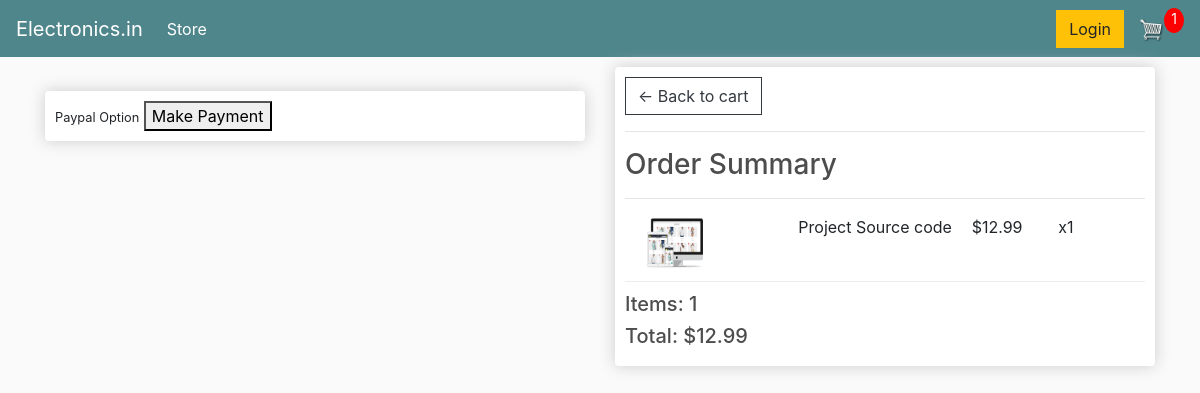
/checkout/ (signed in), run on an earlier commit of the app's database.
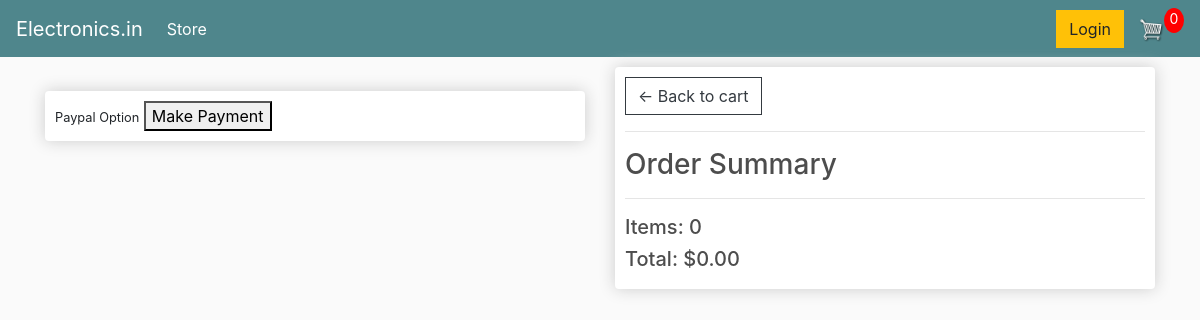
And on a later commit of the database.
### store/models.py (models this page shows, shortened)
class OrderItem(models.Model):
    product = models.ForeignKey(Product, on_delete=models.SET_NULL, null=True)
    order = models.ForeignKey(Order, on_delete=models.SET_NULL, null=True)
    quantity = models.IntegerField(default=0, null=True)
    date_added = models.DateTimeField(auto_now_add=True)
    @property
    def get_total(self):
        return self.product.price * self.quantity

class Product(models.Model):
    name = models.CharField(max_length=200)
    price = models.DecimalField(max_digits=7, decimal_places=2)
    digital = models.BooleanField(default=False)
    image = models.ImageField(null=True, blank=True)
    @property
    def imageURL(self):
        try:
            url = self.image.url
        except:
            url = ''
        return url

class Order(models.Model):
    customer = models.ForeignKey(
        Customer, on_delete=models.SET_NULL, null=True)
    date_ordered = models.DateTimeField(auto_now_add=True)
    complete = models.BooleanField(default=False)
    transaction_id = models.CharField(max_length=200)
    @property
    def shipping(self):
        shipping = False
        orderitems = self.orderitem_set.all()
        for i in orderitems:
            if i.product.digital == False:
                shipping = True
        return shipping
    @property
    def get_cart_total(self):
        orderitems = self.orderitem_set.all()
        total = sum([item.get_total for item in orderitems])
        return total
    @property
    def get_cart_items(self):
        orderitems = self.orderitem_set.all()
        total = sum([item.quantity for item in orderitems])
        return total

### store/views.py (the view)
# urls.py: path('checkout/', views.checkout, name='checkout'),
def checkout(request):
    data = cartData(request)
    cartItems = data['cartItems']
    order = data['order']
    items = data['items']
    context = {'items': items, 'order': order, 'cartItems': cartItems}
    return render(request, 'store/checkout.html', context)

### store/utils.py (called while the page is built)
def cartData(request):
    if request.user.is_authenticated:
        customer = request.user.customer
        order, customer = Order.objects.get_or_create(
            customer=customer, complete=False)
        items = order.orderitem_set.all()
        cartItems = order.get_cart_items
    else:
        cookieData = cookieCart(request)
        cartItems = cookieData['cartItems']
        order = cookieData['order']
        items = cookieData['items']
    return {'cartItems': cartItems, 'order': order, 'items': items}

### store/templates/store/checkout.html (shortened to what this page needs)
{% extends 'store/main.html' %}
{% load static %}
{% block content %}
    <div class="row">
        <div class="col-lg-6">
            <br>
            <div class="box-element hidden" id="payment-info">
                <small>Paypal Option</small>
                <button id='make-payment'>Make Payment</button>
            </div>
        </div>
        <div class="col-lg-6">
            <div class="box-element">
                <a class="btn btn-outline-dark" href="{% url 'cart'%}">&#x2190; Back to cart</a>
                <hr>
                <h3>Order Summary</h3>
                <hr>
                {% for item in items %}
                <div class="cart-row">
                    <div style="flex: 2"><img class="row-image" src="{{item.product.imageURL}}"></div>
                    <div style="flex: 2"><p>{{item.product.name}}</p></div>
                    <div style="flex: 1"><p>${{item.product.price|floatformat:2}}</p></div>
                    <div style="flex: 1"><p>x{{item.quantity}}</p></div>
                </div>
                {% endfor %}
                <h5>Items:  {{order.get_cart_items}}</h5>
                <h5>Total: ${{order.get_cart_total|floatformat:2}}</h5>
            </div>
        </div>
    </div>
{% endblock content %}

What changed in the data, as far as the page shows it:
removed OrderItem: product.imageURL (picture), product.name "Project Source code", product.price "12.99", quantity "1"
computed for Order: get_cart_items "1" → "0"; get_cart_total "12.99" → "0.00"
Also different on the page:
{{ cartItems }}: "1" → "0"
